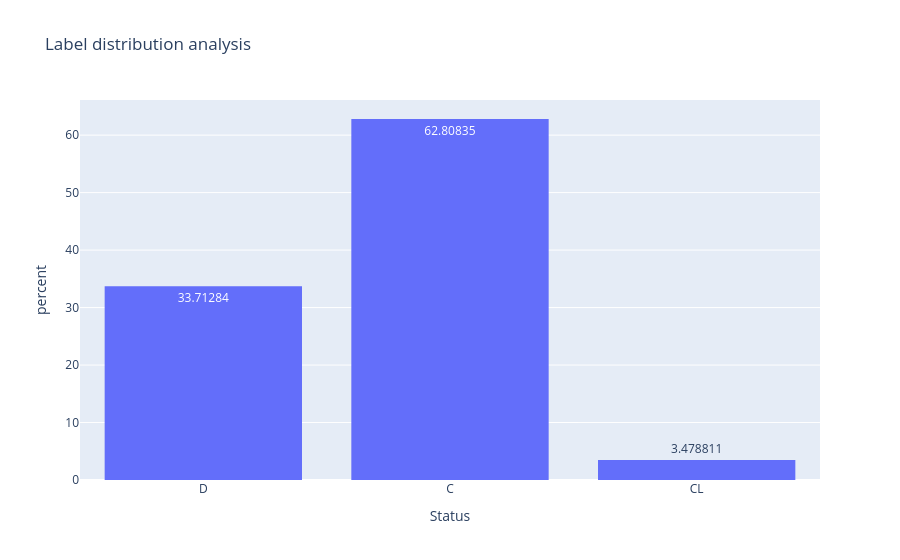

The code cell stored with this chart in its notebook:
### Code cell
# Display label distribution
fig = px.histogram(df_train, x = 'Status',
                   title = 'Label distribution analysis',
                   histnorm = 'percent',
                   text_auto = True)
fig.show()

### Figure 1 — Plotly figure (JSON) as saved in the notebook; plotly's stock layout.template omitted (floating-point values rounded to 4 significant figures; data arrays with more than 128 entries replaced by an {"elided": "..."} marker saying what was removed)
{"data": [{"alignmentgroup": "True", "bingroup": "x", "histnorm": "percent", "hovertemplate": "Status=%{x}<br>percent=%{y}<extra></extra>", "legendgroup": "", "marker": {"color": "#636efa", "pattern": {"shape": ""}}, "name": "", "offsetgroup": "", "orientation": "v", "showlegend": false, "texttemplate": "%{value}", "type": "histogram", "x": {"elided": "7905 str values"}, "xaxis": "x", "yaxis": "y"}], "layout": {"barmode": "relative", "legend": {"tracegroupgap": 0}, "title": {"text": "Label distribution analysis"}, "xaxis": {"anchor": "y", "domain": [0, 1], "title": {"text": "Status"}}, "yaxis": {"anchor": "x", "domain": [0, 1], "title": {"text": "percent"}}}}
